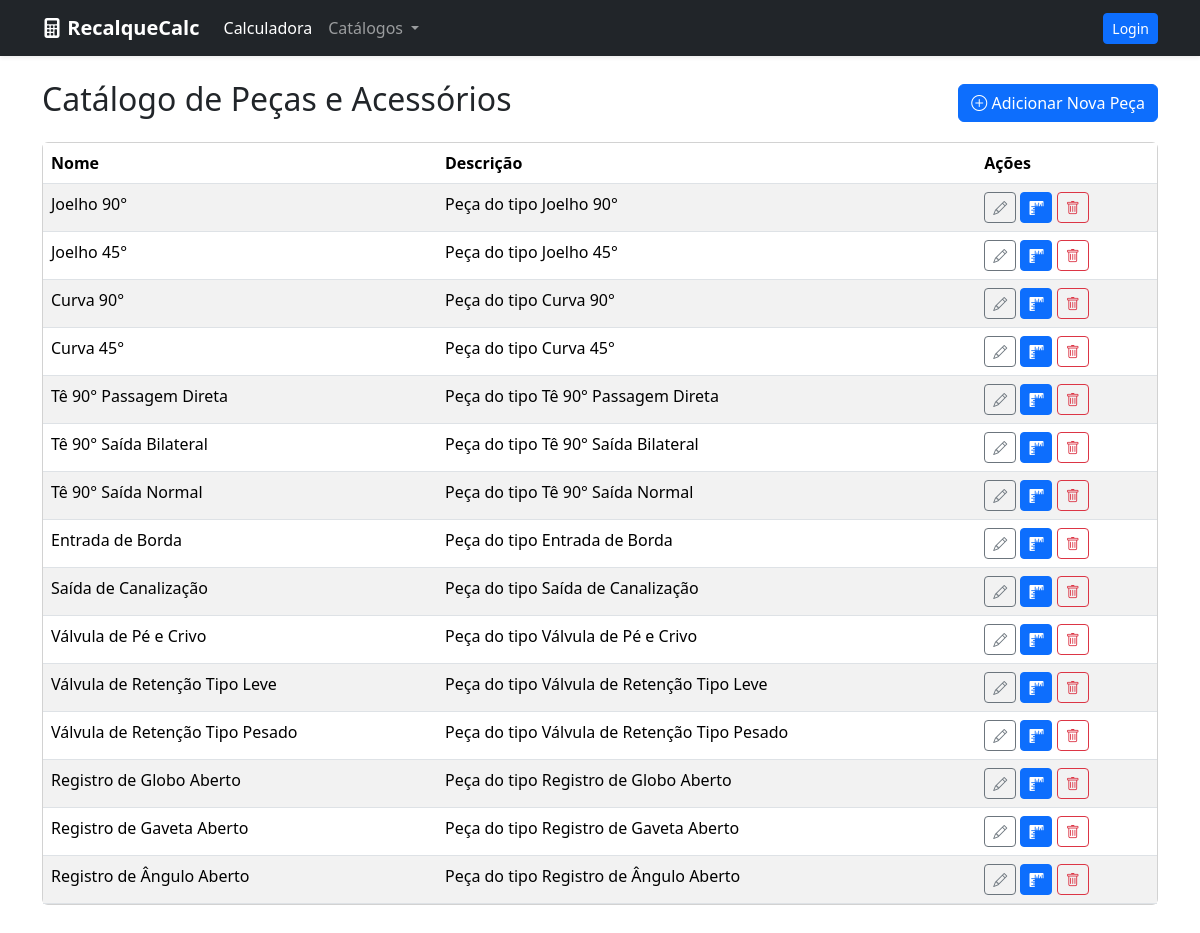
Before: /catalog/pecas/ with the older database file.
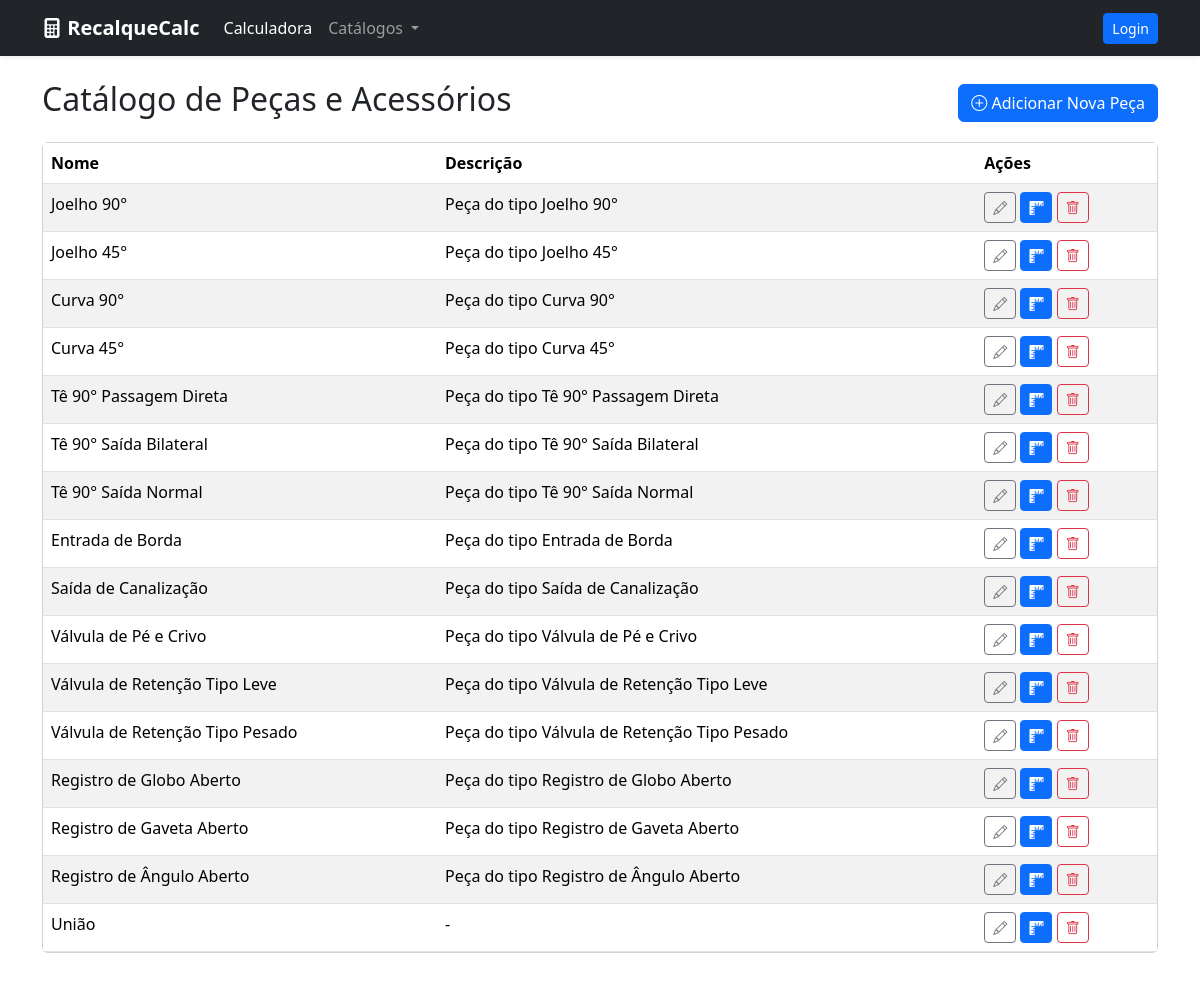
After: the same page with the newer database file.
### calculator/models.py (models this page shows, shortened)
class Peca(models.Model):
    nome = models.CharField(max_length=100, unique=True)
    descricao = models.CharField(max_length=255, blank=True, null=True)

### calculator/views.py (the view)
# urls.py: path('catalog/pecas/', views.PecaListView.as_view(), name='peca_list'),
class PecaListView(ListView):
    model = Peca
    template_name = 'calculator/peca_list.html'
    context_object_name = 'pecas'

### calculator/templates/calculator/peca_list.html
{% extends "calculator/base.html" %}
{% block content %}
<div class="d-flex justify-content-between align-items-center mb-3">
    <h2>Catálogo de Peças e Acessórios</h2>
    <a href="{% url 'peca_create' %}" class="btn btn-primary">
        <i class="bi bi-plus-circle"></i> Adicionar Nova Peça
    </a>
</div>
<div class="card">
    <div class="table-responsive">
        <table class="table table-striped table-hover mb-0">
            <thead>
                <tr>
                    <th>Nome</th>
                    <th>Descrição</th>
                    <th>Ações</th>
                </tr>
            </thead>
            <tbody>
                {% for peca in pecas %}
                <tr>
                    <td>{{ peca.nome }}</td>
                    <td>{{ peca.descricao|default:"-" }}</td>
                    <td>
                        <a href="{% url 'peca_update' peca.pk %}" class="btn btn-sm btn-outline-secondary" title="Editar Nome/Descrição">
                            <i class="bi bi-pencil"></i>
                        </a>
                        <a href="{% url 'leq_bulk_edit' peca.pk %}" class="btn btn-sm btn-primary" title="Editar Comprimentos Equivalentes">
                            <i class="bi bi-rulers"></i>
                        </a>
                        <a href="{% url 'peca_delete' peca.pk %}" class="btn btn-sm btn-outline-danger" title="Deletar Peça">
                            <i class="bi bi-trash"></i>
                        </a>
                    </td>
                </tr>
                {% empty %}
                <tr>
                    <td colspan="3" class="text-center">Nenhuma peça cadastrada.</td>
                </tr>
                {% endfor %}
            </tbody>
        </table>
    </div>
</div>
{% endblock %}

Changed rows visible on the page:
added Peca: nome "União", descricao "-"
